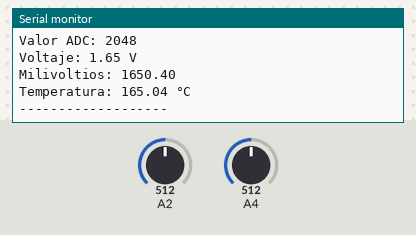
A sketch run on a simulated Arduino Zero (SAMD21). Parts: the last lines printed to the serial monitor. The inputs (shaded band) are chosen by the test bench; at power-on: A2 = 512, A4 = 512 (analog values on the 0–1023 scale).

Above: at 1.8 s.
1.9 s: A2 set to 716
3.4 s: A4 set to 306
At 4.7 s:
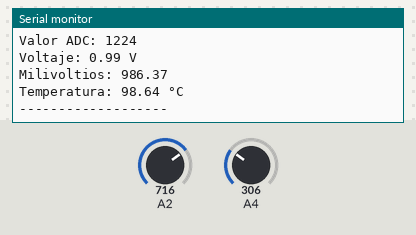
4.9 s: A2 set to 900
6.4 s: A4 set to 122
At 7.7 s:
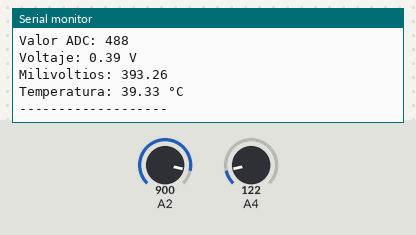
Timing chart, 0 to 8.9 s (numbered marks = the images above; inputs shaded):
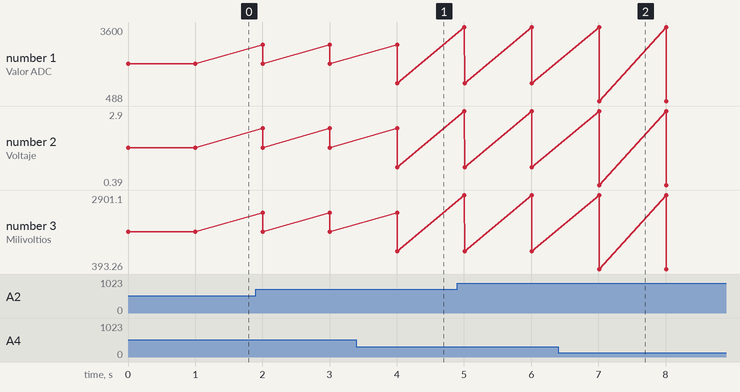

Measured:
- after the input at 3.4 s, the serial monitor: prints a new line after 0.61 s (image 1)
- after the input at 6.4 s, the serial monitor: prints a new line after 0.61 s (image 2)
- plotted number 1: 2048 → 1224 after the input at 3.4 s, 1224 → 488 after the input at 6.4 s
- plotted number 2: 1.65 → 0.99 after the input at 3.4 s, 0.99 → 0.39 after the input at 6.4 s
- plotted number 3: 1650.4 → 986.37 after the input at 3.4 s, 986.37 → 393.26 after the input at 6.4 s

The sketch:

lm35_pata.ino
```cpp
const int LM35_PIN1 = 2;
const int LM35_PIN2 = 4;

void setup() {
  Serial.begin(115200);
  analogReadResolution(12);
}

void loop() {
  int lectura1 = analogRead(LM35_PIN1);
  int lectura2 = analogRead(LM35_PIN2);

  // Sensor 1
  float voltaje1 = lectura1 * 3.3 / 4095.0;
  float milivoltios1 = voltaje1 * 1000.0;
  float temperatura1 = milivoltios1 / 10.0;

  // Sensor 2
  float voltaje2 = lectura2 * 3.3 / 4095.0;
  float milivoltios2 = voltaje2 * 1000.0;
  float temperatura2 = milivoltios2 / 10.0;

  // Mostrar datos del sensor 1
  Serial.println("SENSOR 1");
  Serial.print("Valor ADC: ");
  Serial.println(lectura1);

  Serial.print("Voltaje: ");
  Serial.print(voltaje1);
  Serial.println(" V");

  Serial.print("Milivoltios: ");
  Serial.println(milivoltios1);

  Serial.print("Temperatura: ");
  Serial.print(temperatura1);
  Serial.println(" °C");

  // Mostrar datos del sensor 2
  Serial.println("SENSOR 2");
  Serial.print("Valor ADC: ");
  Serial.println(lectura2);

  Serial.print("Voltaje: ");
  Serial.print(voltaje2);
  Serial.println(" V");

  Serial.print("Milivoltios: ");
  Serial.println(milivoltios2);

  Serial.print("Temperatura: ");
  Serial.print(temperatura2);
  Serial.println(" °C");

  Serial.println("-------------------");

  delay(1000);
}
```
